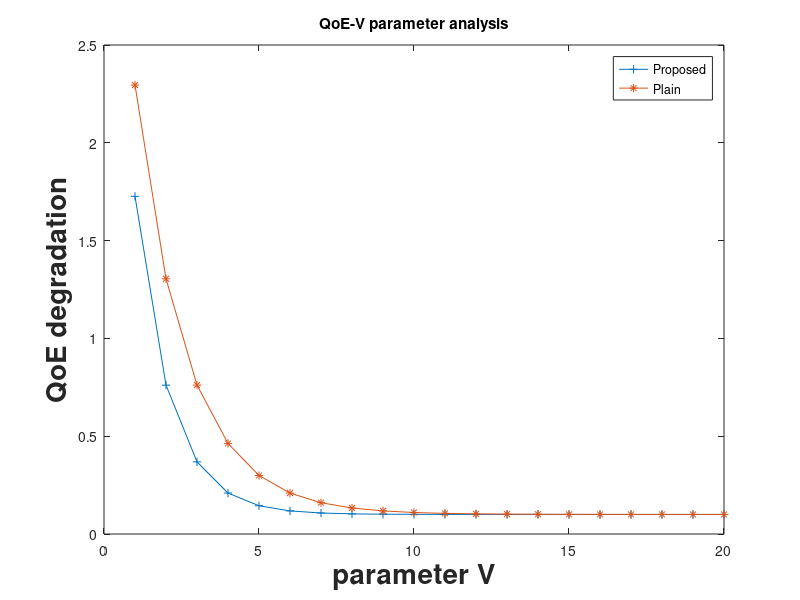
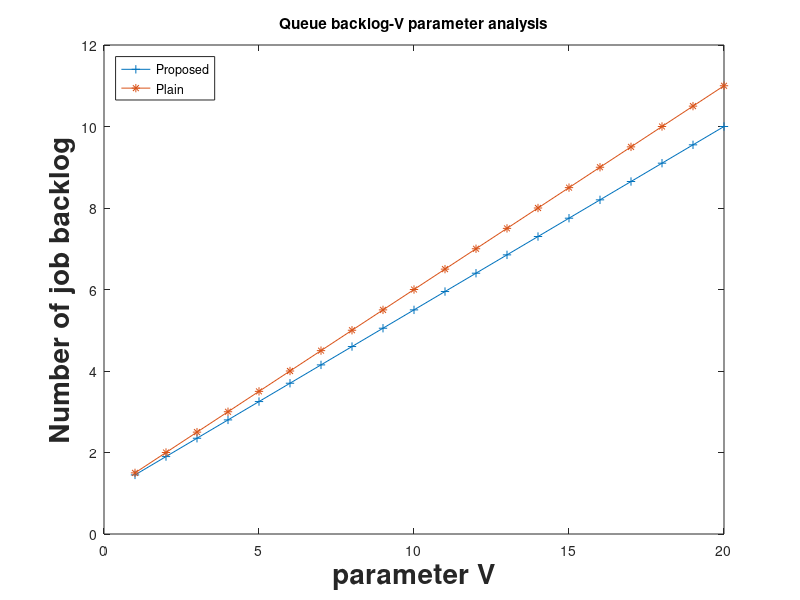

Recreate these plots in MATLAB, in order.
clear all;close all;
x = 1:1:20;
vm_3 = 4*exp(-0.6.*x)+0.1;
vm_2 = 4*exp(-0.9.*x)+0.1;
vm_1 = 4*exp(-1.2.*x)+0.1;
plot(x,vm_2,'+-',x,vm_3,'*-');
legend('Proposed','Plain','Location','NorthEast');
%legend('fast','medium','slow','Location','NorthEast');
title('QoE-V parameter analysis');
xlabel('parameter V','FontSize',20,'FontWeight','bold');
ylabel('QoE degradation','FontSize',20,'FontWeight','bold');
% plot(x,vm_1,'*-',x,vm_2,'+-',x,vm_3,'*-');
% legend('fast','medium','slow','Location','NorthEast');
% title('VM cost-V parameter analysis');
% xlabel('parameter V','FontSize',20,'FontWeight','bold');
% ylabel('QoE degradation','FontSize',20,'FontWeight','bold');
%ylim([0 4.5]);
%ylabel('delay/Q-WorkSize (s)','FontSize',20,'FontWeight','bold');

q_3 = 1+0.5*x;
q_2 = 1+0.45*x;
q_1 = 1+0.42*x;
figure;
% plot(x,q_1,'*-',x,q_2,'+-',x,q_3,'*-');
% legend('fast','medium','slow','Location','NorthWest');
% title('VM cost-V parameter analysis');
% xlabel('parameter V','FontSize',20,'FontWeight','bold');
% ylabel('Number of job backlog','FontSize',20,'FontWeight','bold');
plot(x,q_2,'+-',x,q_3,'*-');
legend('Proposed','Plain','Location','NorthWest');
%legend('fast','medium','slow','Location','NorthWest');
title('Queue backlog-V parameter analysis');
xlabel('parameter V','FontSize',20,'FontWeight','bold');
ylabel('Number of job backlog','FontSize',20,'FontWeight','bold');